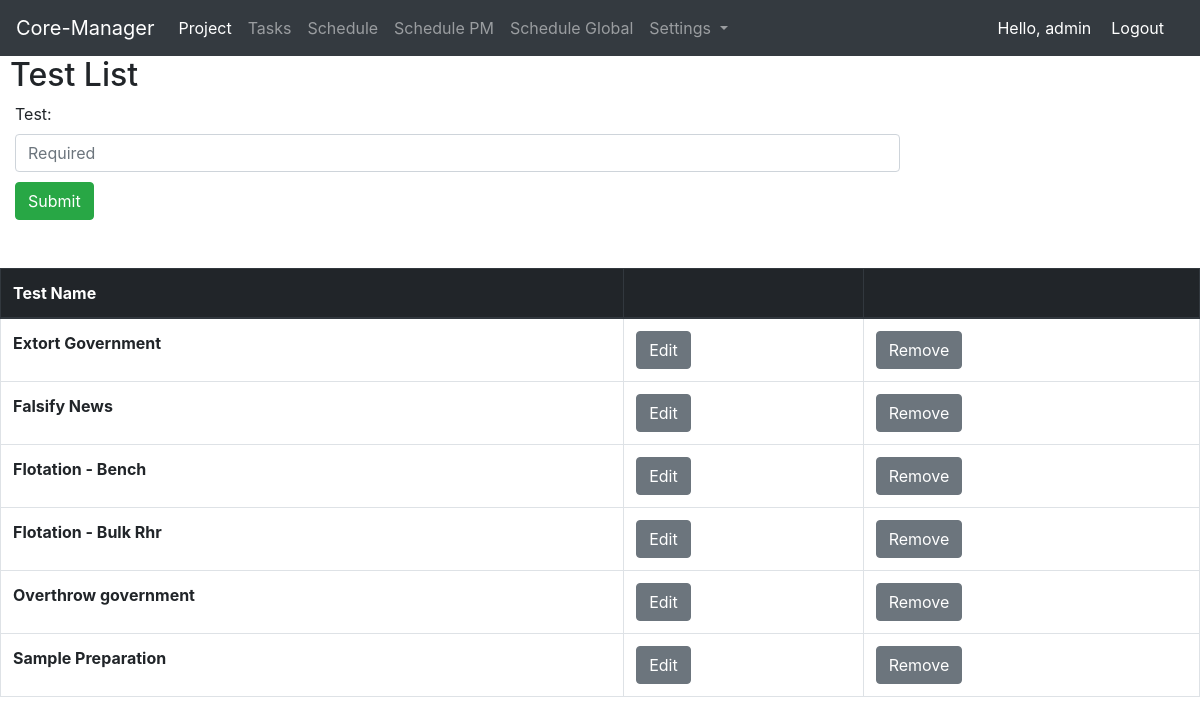
/test_list (signed in), run on an earlier commit of the app's database.
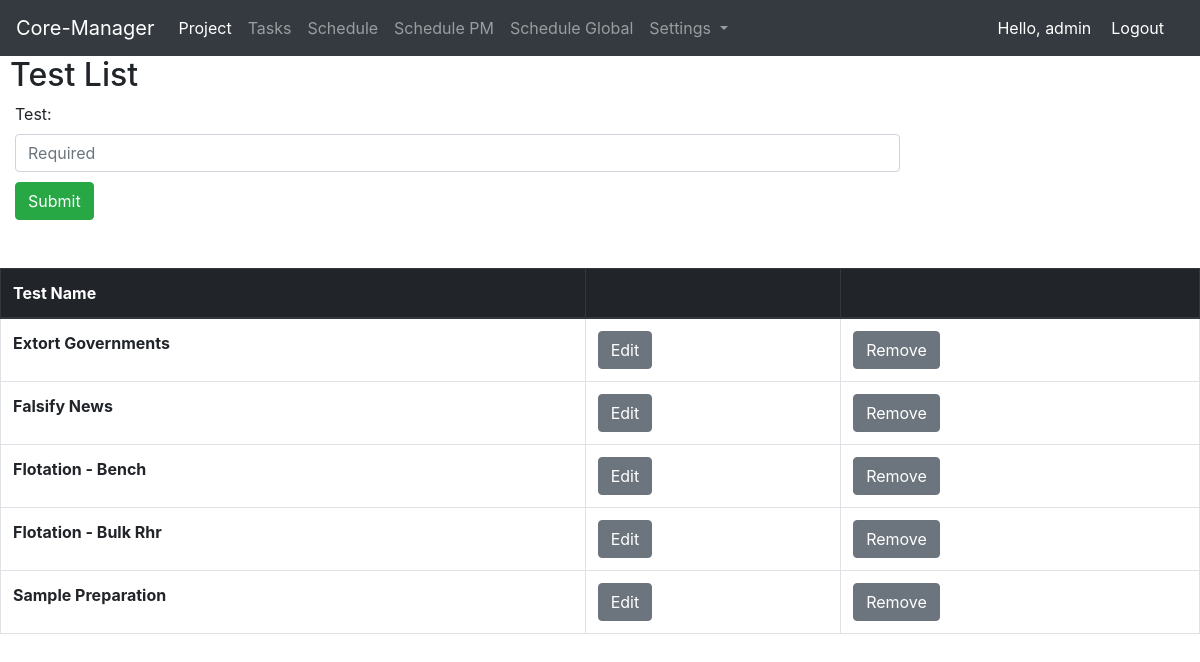
And on a later commit of the database.
### project/models.py (models this page shows, shortened)
class TestList(models.Model):
    test = models.CharField(max_length=150, blank=True)

### home/decorators.py (the view)
        def wrapper_func(request, *args, **kwargs):
            group = None
            if request.user.groups.exists():
                group= request.user.groups.all()[0].name
            if group in allowed_roles:
                return view_func(request, *args, **kwargs)
            else:
                return HttpResponse('You are not authorised to view this page')

### project/views.py (called while the page is built)
@login_required(login_url='home_app:login')
@allowed_users(allowed_roles=['Coordinator'])
def test_list(request):
    tests = TestList.objects.all().order_by('test')
    import requests
    import json
    if request.method == "POST":
        form = AddTestForm(request.POST)
        if form.is_valid():
            form.save()
            return HttpResponseRedirect('test_list')
    else:
        form = AddTestForm
    context = {
        'tests': tests,
        'form': form,
    }
    return render(request, 'project/test_list.html', context)

### templates/project/test_list.html (shortened to what this page needs)
{% extends 'base.html' %}
{% load static %}
 {% block css_files %}
        <link rel="stylesheet" href="{% static "project/project.css" %}">
  {% endblock %}
{% block content %}
<h2>Test List</h2>
<div class="form_add">
      <form action="" method="POST">
        {{ form }}
        <input id="form_submit" type="submit" value="Submit" class="btn btn-success">
    </form>
</div>
<br/>
<br/>
<table class="table table-bordered table-hover">
    <thead class="thead-dark">
    <tr>
        <th scope="col">Test Name</th>
        <th scope="col"></th>
        <th scope="col"></th>
    </tr>
    </thead>
    <tbody>
          {% if tests %}
            {% for test in tests %}
                <tr>
                    <th scope="row">{{test.test}}</th>
                    <td><a href="{% url 'project_app:edit_test_list' test.id %}" class="btn btn-secondary">Edit</a></td>
                    <td><a href="{% url 'project_app:delete_test_list' test.id %}" class="btn btn-secondary">Remove</a></td>
                </tr>
            {% endfor %}
          {% endif %}
    </tbody>
</table>
{% endblock %}

What changed in the data, as far as the page shows it:
removed TestList: test "Overthrow government"
changed TestList: test "Extort Government" → "Extort Governments"
